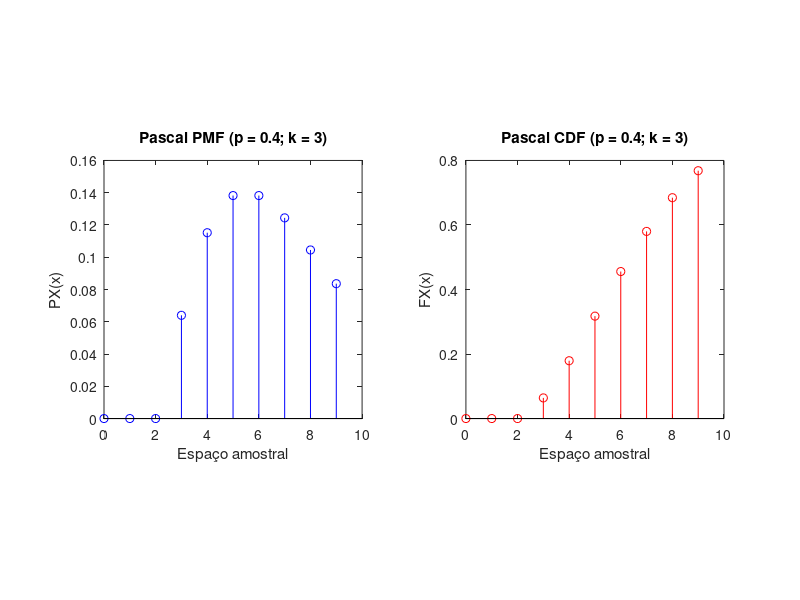

Recreate this plot in MATLAB.
clear all clc clf

% Função para calcular a função de massa de probabilidade (pmf) de uma variável aleatória de Pascal
function pmf=pascalpmf(k,p,x)
  % Para a variável aleatória de Pascal (k,p) X, e
  % vetor de entrada x, a saída é um
  % vetor pmf: pmf(i)=Prob[X=x(i)]
  x=x(:);
  n=max(x);
  i=(k:n-1)';
  ip= [1 ;(1-p)*(i./(i+1-k))];
  % pb=todas as probabilidades de pascal n-k+1
  pb=(p^k)*cumprod(ip);
  okx=(x==floor(x)).*(x>=k);
  % define x(i) ruim=k para parar indexação ruim
  x=(okx.*x) + k*(1-okx);
  % pmf(i)=0 a menos que x(i) >= k
  pmf=okx.*pb(x-k+1);
endfunction

% Função para calcular a função de distribuição cumulativa (cdf) de uma variável aleatória de Pascal
function cdf=pascalcdf(k,p,x)
  % Para uma variável aleatória de Pascal (k,p) X
  % e vetor de entrada x, a saída
  % é um vetor cdf tal que
  % cdf(i)=Prob[X<=x(i)]
  x=floor(x(:)); % para x(i) não inteiro
  allx=k:max(x);
  % allcdf contém todos os valores cdf necessários
  allcdf=cumsum(pascalpmf(k,p,allx));
  % x_i < k têm probabilidade zero,
  % outros valores estão OK
  okx=(x>=k);
  % define x(i) de probabilidade zero=k,
  % apenas para que a indexação não seja estragada
  x=(okx.*x) +((1-okx)*k);
  cdf= okx.*allcdf(x-k+1);
  cdf = cdf';
endfunction

% Função para calcular o valor esperado de uma variável aleatória
function E = expectedValue(sx, px)
  v = sx .* px;
  E = sum(v);
endfunction

% Espaço amostral e parâmetro
sx = 0:1:9;
p  = 0.4;
k  = 3;

% Cálculo da PMF e CDF
px = pascalpmf(k, p, sx);
fx = pascalcdf(k, p, sx);
px = px';

% Valor esperado
E = expectedValue(sx, px)

% Plot da PMF
figure(1);
subplot(1,2,1);
stem(sx, px, 'b');
title("Pascal PMF (p = 0.4; k = 3)");
xlabel("Espaço amostral");
ylabel("PX(x)");
axis square

% Plot da CDF
figure(1);
subplot(1,2,2);
stem(sx, fx, 'r');
title("Pascal CDF (p = 0.4; k = 3)");
xlabel("Espaço amostral");
ylabel("FX(x)");
axis square
